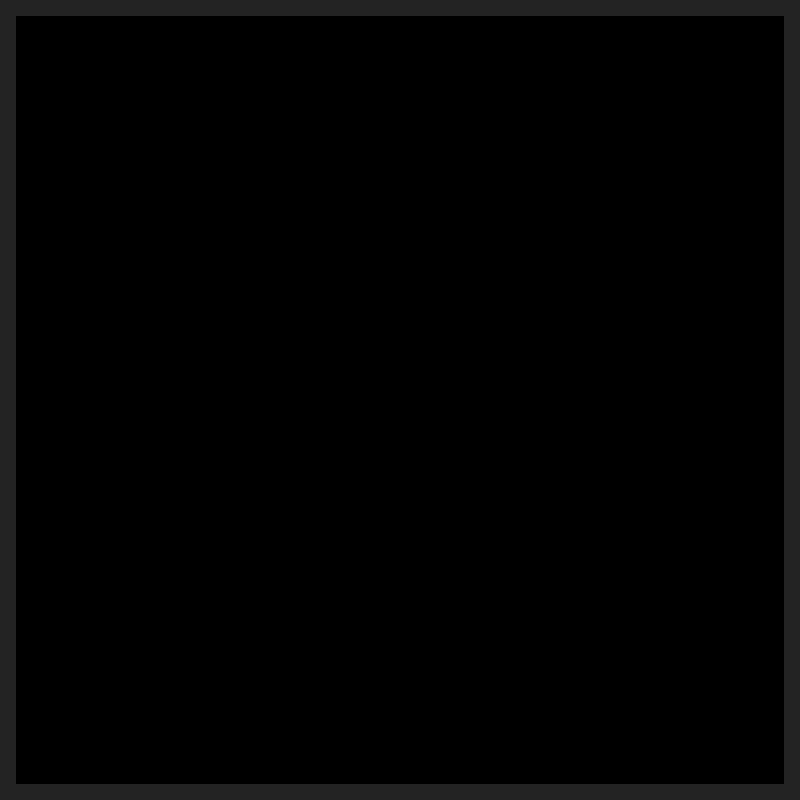

A level layout from a 2D game, rendered from its tile map. Below: a short description, then the map file with tile-grid data replaced by summaries:
An orthogonal 50x50 tile map with 16x16 px tiles, 1 tile layer (Edges).

<map version="1.2" tiledversion="1.3.2" orientation="orthogonal" renderorder="right-down" compressionlevel="0" width="50" height="50" tilewidth="16" tileheight="16" infinite="0" nextlayerid="2" nextobjectid="1">
 <editorsettings>
  <export target="../src/static/level.json" format="json" />
 </editorsettings>
 <tileset firstgid="1" name="tileset" tilewidth="16" tileheight="16" tilecount="1" columns="1">
  <properties>
   <property name="collision" type="bool" value="false" />
  </properties>
  <image source="tileset.png" width="16" height="16" />
  <tile id="0">
   <properties>
    <property name="collision" type="bool" value="true" />
   </properties>
  </tile>
 </tileset>
 <layer id="1" name="Edges" width="50" height="50">
  <data>[2500 cells, 196 non-empty, 1 distinct tile ids]</data>
 </layer>
</map>
